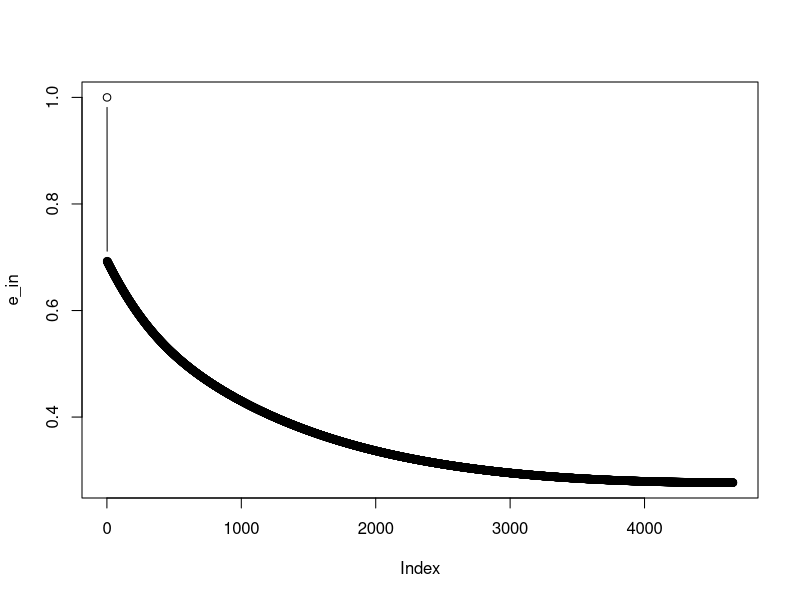

The R script that drew this image:
rm(list = ls()); gc()

# smote
library(ROSE)
data(hacide)
train <- hacide.train
test <- hacide.test

table(train[,1])
m <- table(train[,1])[1] / table(train[,1])[2] # 每个少数类样本应该合成的新样本个数: 49
train_minority <- train[train$cls == 1, 2:3] # 筛选出少数类样本的自变量
dist_row <- as.matrix(dist(train_minority, method = "euclidean", diag = T, upper = T)) # 自变量距离矩阵

smote <- function(dist_matrix, samp_name, k, l){
          # dist_matrix <- dist_row; k = 5; l = 2; samp_name = "981"
          samp_idx <- which(rownames(dist_matrix) == samp_name) # 找到目标样本对应的行号
          samp_knn <- dist_matrix[samp_idx, ] # 找到距离样本
          knn_idx <- order(samp_knn)[2:(k+1)] # 取距离最近的k个样本
          
          k_df <- data.frame(samp_knn[knn_idx]); names(k_df) <- c("dist")
          knn_name <- row.names(k_df)[1:l] # 取前l个样本
          
          samp_similar <- train[knn_name,2:3] # 反查找到相似样本的自变量
          samp_origin <- train[samp_name,2:3] # 反查找到原样本的自变量
          
          samp_new <- c(); r_unif <- c()
          for(i in 1:l){
                    for(j in 1:round(m/l)){
                              r_unif[j] <- runif(n = 1, min = 0, max = 1)
                              samp_new <- rbind(samp_new, samp_origin + r_unif[j]*(samp_similar[i,]-samp_origin))
                    }
          }
          return(samp_new)
}
# smote(dist_matrix = dist_row, samp_name = rownames(dist_row)[5], k = 5, l = 3)

samp_name <- rownames(dist_row); res <- c()
for(i in 1:length(samp_name)){
          a <- smote(dist_matrix = dist_row, samp_name = samp_name[i], k = 10, l = 8)
          res <- rbind(res, a)
}

# df_new
df_new <- rbind(cbind(cls = c(1), res), train[,1:3])
df_new$cls[df_new$cls == 0] <- -1; df_new$cls <- as.numeric(df_new$cls)

X_train <- as.matrix(cbind(b0 = c(1), df_new[,2:3]))
y_train <- df_new[,1]

test$cls <- as.numeric(as.character(test$cls))
test$cls[test$cls == 0] <- -1

X_test <- as.matrix(cbind(b0 = c(1), test[,2:3]))
y_test <- test[,1]

# model
vctr_idnt <- function(x){x/sqrt(sum(x^2))}
n <- 50000; p <- ncol(X_train)
w <- matrix(data = rep(0,n*p), nrow = n, ncol = p, byrow = T) 
head(w)
e_in <- c(1); yita <- 0.001 # 0.01, 0.03, 0.1, 0.3, 1, 3, 10

for(i in 2:nrow(w)){
          w[i,] <- w[i-1,] - yita*t(vctr_idnt(t(1/(1+exp(y_train*X_train%*%w[i-1,])))%*%(-y_train*X_train)/nrow(X_train))) 
          e_in[i] <- sum(log(1+exp(-y_train*X_train%*%w[i,])))/nrow(X_train) 
          if(round(e_in[i],7) == round(e_in[i-1],7)){break}
}
plot(e_in, type = "b")
w_hat <- w[which.min(e_in),] 
p_hat <- 1/(1+exp(-X_test%*%w_hat)) 
y_hat <- ifelse(p_hat >= 0.5, 1, -1)
sum(y_hat == y_test)/length(y_test)
cbind(y_test, y_hat)
